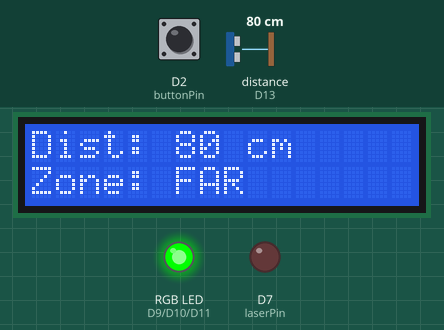
The program below on a simulated Arduino Uno R4 WiFi. Parts: 16×2 character LCD, an RGB LED mixed from three pins (HIGH = lit), output pins drawn as LEDs (lit = HIGH). Wiring (from diagram.json): ultrasonic range finder: trigger D12; echo D13. The inputs (shaded band) are chosen by the test bench; at power-on: distance to the obstacle (sensor on D13) 80 cm, D2 (buttonPin) HIGH. The echo pulse lasts 58.3 µs per cm; pins used as bus, display or sensor lines are not drawn.

Above: at 2.7 s.
2.8 s: distance to the obstacle (sensor on D13) set to 43 cm
At 3.7 s:
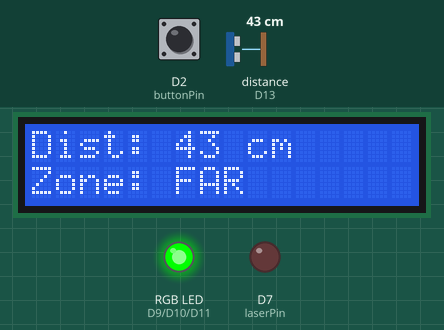
4.3 s: distance to the obstacle (sensor on D13) set to 37 cm
At 5.0 s:
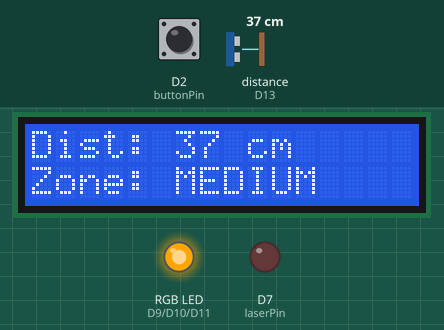
5.9 s: distance to the obstacle (sensor on D13) set to 18 cm
At 7.2 s:
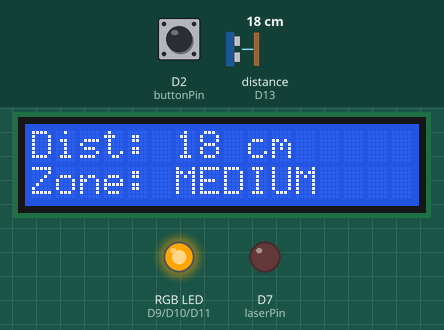
7.5 s: distance to the obstacle (sensor on D13) set to 14 cm
At 8.1 s:
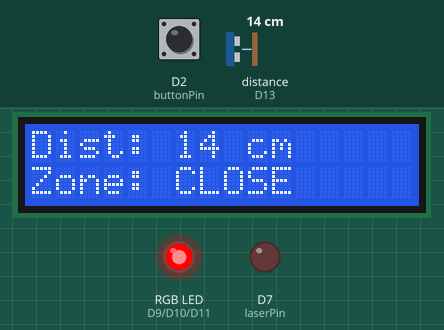
9.1 s: D2 (buttonPin) pulled LOW for 0.15 s
At 10.2 s:
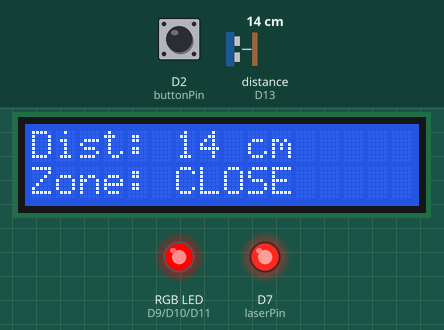
10.7 s: distance to the obstacle (sensor on D13) set to 35 cm
At 12.0 s:
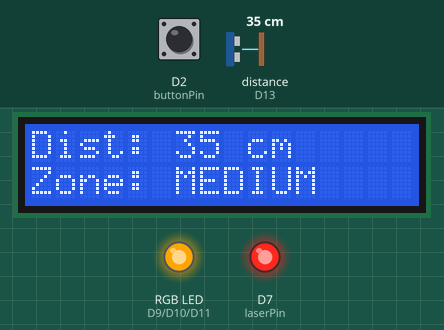
Timing chart, 0 to 13.3 s (numbered marks = the images above; inputs shaded):
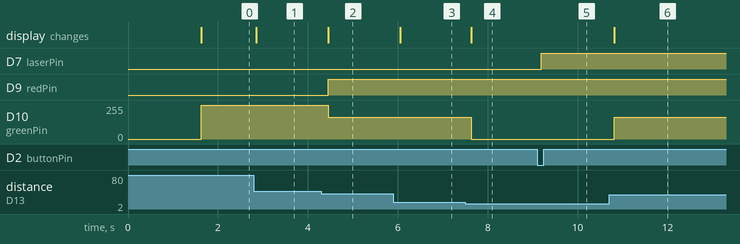

Measured:
- the behaviour switches between 41 and 40 cm on distance to the obstacle (sensor on D13) (found by bisection; images 1 and 2)
- the behaviour switches between 16 and 15 cm on distance to the obstacle (sensor on D13) (found by bisection; images 3 and 4)
- after the input at 2.8 s, the display: changes after 0.05 s (image 1)
- after the input at 4.3 s, D9 (redPin): LOW → HIGH after 0.15 s; D10 (greenPin): 255/255 → 165/255 after 0.15 s; the display: changes after 0.15 s (image 2)
- after the input at 5.9 s, the display: changes after 0.15 s (image 3)
- after the input at 7.5 s, D10 (greenPin): 165/255 → 0/255 after 0.14 s; the display: changes after 0.14 s (image 4)
- after the input at 9.1 s, D7 (laserPin): LOW → HIGH after 0.09 s
- after the input at 10.7 s, D10 (greenPin): 0/255 → 165/255 after 0.11 s; the display: changes after 0.11 s (image 6)

The program:

main.cpp
```cpp
#include <Arduino.h>
#include <Wire.h>
#include <LiquidCrystal_I2C.h>

LiquidCrystal_I2C lcd(0x27, 16, 2);

const int trigPin   = 12;
const int echoPin   = 13;
const int redPin    = 9;
const int greenPin  = 10;
const int bluePin   = 11;
const int laserPin  = 7;
const int buttonPin = 2;

bool laserOn = false;
bool lastButtonState = HIGH;

void setup() {
  pinMode(trigPin,   OUTPUT);
  pinMode(echoPin,   INPUT);
  pinMode(redPin,    OUTPUT);
  pinMode(greenPin,  OUTPUT);
  pinMode(bluePin,   OUTPUT);
  pinMode(laserPin,  OUTPUT);
  pinMode(buttonPin, INPUT_PULLUP);

  lcd.init();
  lcd.backlight();
  lcd.setCursor(0, 0);
  lcd.print("Distance meter");
  lcd.setCursor(0, 1);
  lcd.print("Initializing...");
  delay(1500);
  lcd.clear();

  Serial.begin(9600);
}

long getDistanceCm() {
  digitalWrite(trigPin, LOW);
  delayMicroseconds(2);
  digitalWrite(trigPin, HIGH);
  delayMicroseconds(10);
  digitalWrite(trigPin, LOW);
  long duration = pulseIn(echoPin, HIGH, 30000);
  if (duration == 0) return -1;
  return round(duration * 0.0343 / 2);
}

void setColor(int r, int g, int b) {
  analogWrite(redPin,   r);
  analogWrite(greenPin, g);
  analogWrite(bluePin,  b);
}

void loop() {
  // ---- Button: toggle laser on falling edge only ----
  bool currentButtonState = digitalRead(buttonPin);
  if (lastButtonState == HIGH && currentButtonState == LOW) {
    laserOn = !laserOn;
    digitalWrite(laserPin, laserOn ? HIGH : LOW);
    lcd.setCursor(8, 1);
    lcd.print(laserOn ? "LZR:ON  " : "LZR:OFF ");
  }
  lastButtonState = currentButtonState;

  // ---- Measure ----
  long dist = getDistanceCm();

  // ---- LCD ----
  lcd.setCursor(0, 0);
  if (dist < 0) {
    lcd.print("Out of range    ");
    lcd.setCursor(0, 1);
    lcd.print("                ");
  } else {
    lcd.print("Dist: ");
    lcd.print(dist);
    lcd.print(" cm     ");
    lcd.setCursor(0, 1);
    if      (dist > 40) lcd.print("Zone: FAR       ");
    else if (dist > 15) lcd.print("Zone: MEDIUM    ");
    else                lcd.print("Zone: CLOSE     ");
  }

  // ---- RGB LED ----
  if      (dist < 0)   setColor(0, 0, 255);
  else if (dist > 40)  setColor(0, 255, 0);
  else if (dist > 15)  setColor(255, 165, 0);
  else                 setColor(255, 0, 0);

  delay(100);
}
```
